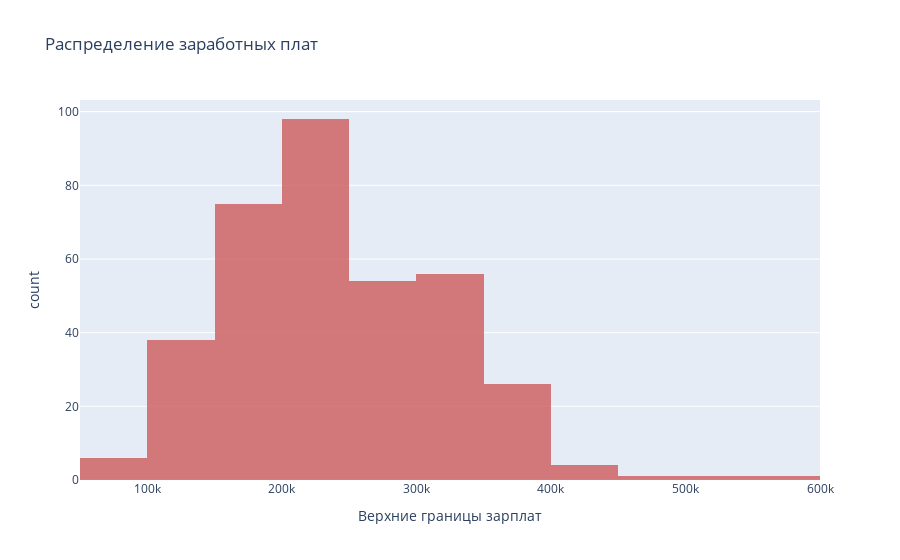

The cell this chart's notebook holds for it:
### Code cell
fig = px.histogram(df,
    	x="sal_to",
        title='Распределение заработных плат',
        labels={'sal_to':'Верхние границы зарплат'},
        opacity=0.8,
        color_discrete_sequence=['indianred'],
        nbins=20)
    
fig.show()

### Figure 1 — Plotly figure (JSON) as saved in the notebook; plotly's stock layout.template omitted (floating-point values rounded to 4 significant figures; data arrays with more than 128 entries replaced by an {"elided": "..."} marker saying what was removed)
{"data": [{"bingroup": "x", "hovertemplate": "Верхние границы зарплат=%{x}<br>count=%{y}<extra></extra>", "legendgroup": "", "marker": {"color": "indianred", "opacity": 0.8, "pattern": {"shape": ""}}, "name": "", "nbinsx": 20, "orientation": "v", "showlegend": false, "type": "histogram", "x": {"elided": "360 int values"}, "xaxis": "x", "yaxis": "y"}], "layout": {"barmode": "relative", "legend": {"tracegroupgap": 0}, "title": {"text": "Распределение заработных плат"}, "xaxis": {"anchor": "y", "domain": [0, 1], "title": {"text": "Верхние границы зарплат"}}, "yaxis": {"anchor": "x", "domain": [0, 1], "title": {"text": "count"}}}}
